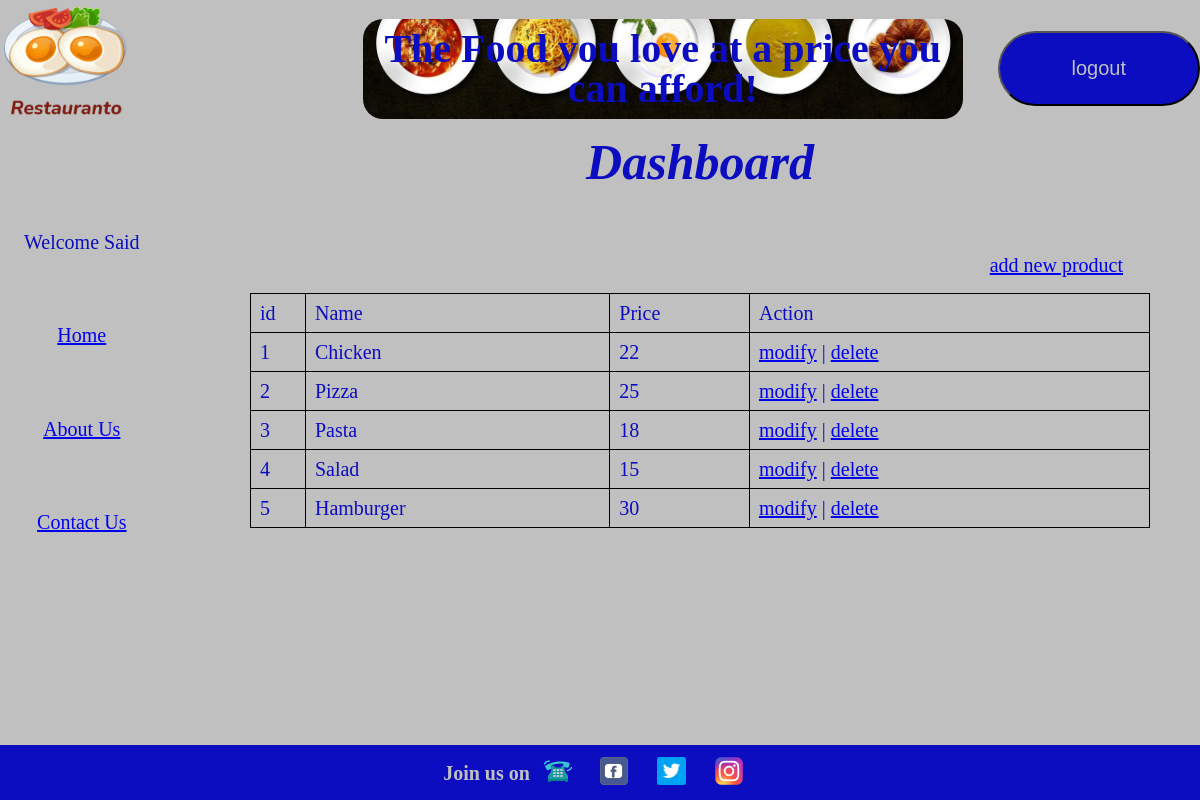
/dynamic/php/admin.php (signed in), run on an earlier commit of the app's database.
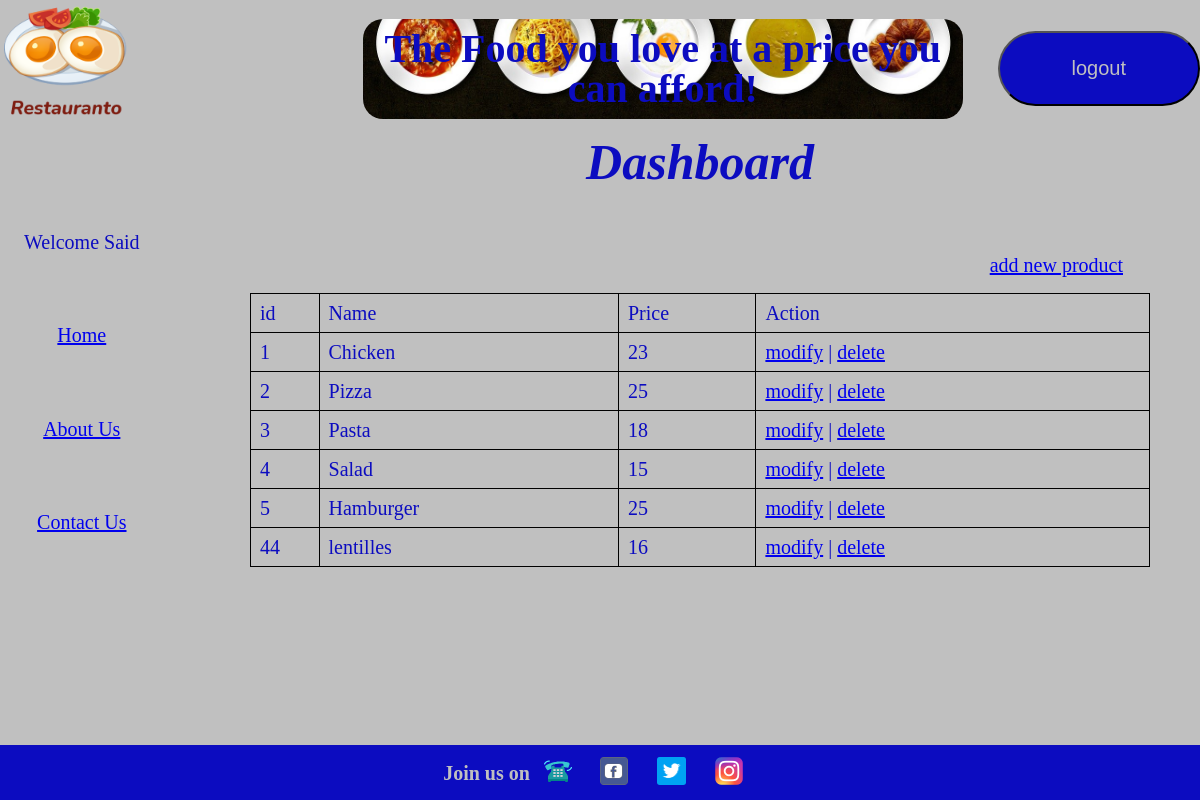
And on a later commit of the database.
### tables this page shows
CREATE TABLE `products` (
  `id` int(11) NOT NULL,
  `adminId` int(11) DEFAULT NULL,
  `name` varchar(255) NOT NULL,
  `price` int(11) NOT NULL,
  `category` varchar(255) DEFAULT NULL,
  `image` varchar(255) DEFAULT NULL
);

### dynamic/php/admin.php (the view, shortened to what this page needs)
<?php
   $username = $_SESSION['username'];
?>
<!DOCTYPE html>
<html lang="en">
<head>
    <link rel="stylesheet" href="../style/style.css">
</head>
<body>
    <div class="navbar">
        <div class="navbar__logo"><img src="../images/logo@2x.png" alt="logo"></div>
        <div id="desktop" class="navbar__adbar">
            <p class="scale-up-bl">The Food you love at a price you can afford!</p>
        </div>
        <div class="navbar__login"><form method="POST" action="logout.php"><input class="btn" type="submit" value="logout" name="Login"></form></div>
    </div>
    <div class="main">
        <div class="main__title"> Dashboard</div>
        <div class="main__sidebar">
            <ul class="sidebar-collection">
                <li class="collection-item"><?php echo "Welcome ".$username; ?></li>
                <li class="collection-item"><a href="../index.php"> Home</a></li>
                <li class="collection-item"><a href="../aboutUs.php"> About Us</a></li>
                <li class="collection-item"><a href="../contact.php"> Contact Us</a></li>
            </ul>
        </div>
        <div class="main__about">
        <?php
        require_once "config.php";
        echo "<div class='add'><a href='add.php'>add new product</a></div>";
        echo "<table class='dash'>
        <thead>
        <tr>
        <td>id</td>
        <td>Name</td>
        <td>Price</td>
        <td>Action</td>
        </tr>
        </thead>";
        $sql = "SELECT * FROM products";
        $stmt = $pdo->prepare($sql);
        $stmt->execute();
        $result = $stmt->fetchall(PDO::FETCH_ASSOC); ?>
        <? foreach($result as $result) : ?>
        <tr>
            <td><?= $result['id'] ?></td>
            <td><?= $result['name'] ?></td>
            <td><?= $result['price'] ?></td>
            <td><a href="modify.php?id=<? echo $result['id'] ?>"> modify</a> | <a href='delete.php?id=<? echo $result['id'] ?>'>delete</a></td>
            </tr>
        <? endforeach; ?>
        </table>
        </div>
    </div>
    <div class="footer">
        <div class="footer__text">Join us on</div>
        <div class="footer__phone"><img src="../images/icons8-ringing-phone-96.png" alt=""></div>
        <div class="footer__fb"><img src="../images/fb.png" alt=""></div>
        <div class="footer__twitter"><img src="../images/twitter.png" alt=""></div>
        <div class="footer__instagram"><img src="../images/198px-Instagram_logo_2016.svg.png" alt=""></div>
    </div>
</body>
</html>

What changed in the data, as far as the page shows it:
changed products "Chicken": price "22" → "23"
changed products "Hamburger": price "30" → "25"
added products: id "44", name "lentilles", price "16"
